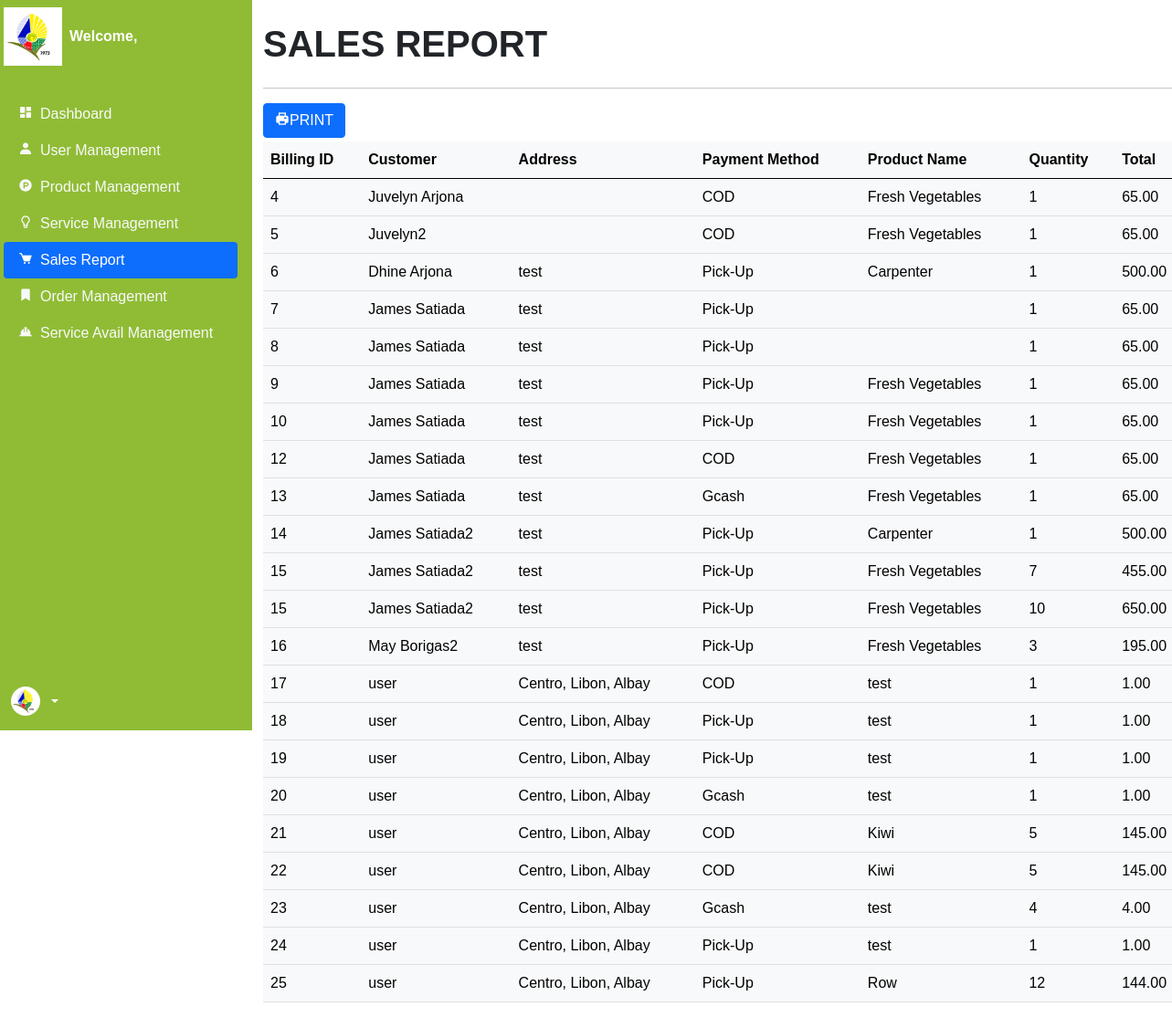
The page /backend/sales.php on the database as committed earlier.
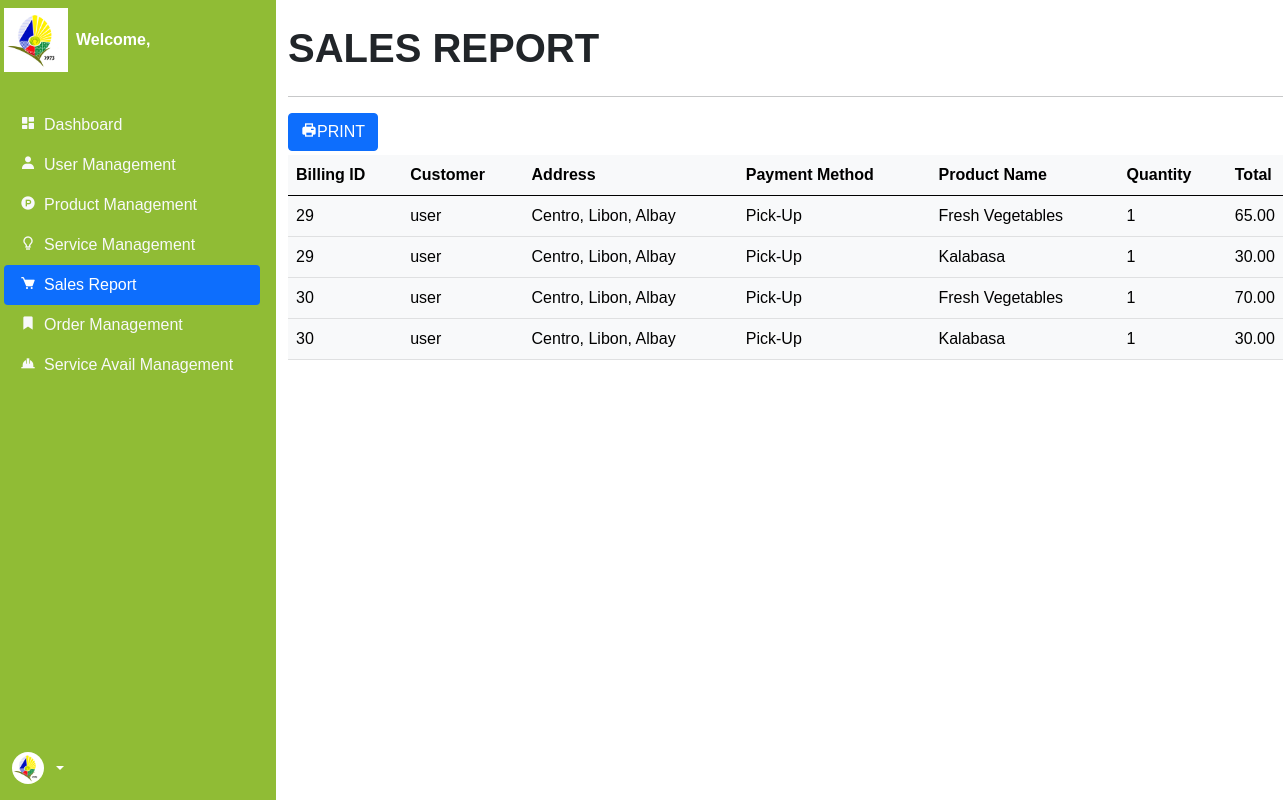
The same page on the database as committed later.
### tables this page shows
CREATE TABLE `products` (
  `ID` int(11) NOT NULL,
  `BillingID` int(11) DEFAULT NULL,
  `ProductName` varchar(255) NOT NULL,
  `Quantity` int(11) NOT NULL,
  `Total` decimal(10,2) NOT NULL,
  `Status` varchar(255) NOT NULL
);

CREATE TABLE `billing` (
  `ID` int(11) NOT NULL,
  `Fullname` varchar(255) NOT NULL,
  `Email` varchar(255) NOT NULL,
  `Contact` varchar(15) NOT NULL,
  `address` varchar(255) NOT NULL,
  `Location` text NOT NULL,
  `PaymentMethod` varchar(50) NOT NULL,
  `Order_ID` varchar(255) NOT NULL,
  `Timestamp` timestamp NOT NULL DEFAULT current_timestamp()
);

### backend/sales.php (the view, shortened to what the changed rows need)
<?php
    include '../components/backend_header.php';
?>
<body>
    <div class="container-fluid">
        <div class="row flex-nowrap">
            <?php
            $query = "SELECT p.`ID`, p.`BillingID`, p.`ProductName`, p.`Quantity`, p.`Total`, b.`Fullname`, b.`Email`, b.`Contact`, b.address, b.`Address`, b.`PaymentMethod`, b.`Timestamp` FROM `products` p LEFT JOIN `billing` b ON p.`BillingID` = b.`ID`";
            $salesData = mysqli_query($conn, $query);
            ?>
            <div class="col-12 col-xl-10">
                <div class="col mt-4">
                    <h1 class="mb-4 text-uppercase fw-bolder">Sales Report</h1>
                    <div class="row">
                        <div class="table-responsive">
                            <table class="table table-light">
                                <thead>
                                    <th>Billing ID</th>
                                    <th>Customer</th>
                                    <th>Address</th>
                                    <th>Payment Method</th>
                                    <th>Product Name</th>
                                    <th>Quantity</th>
                                    <th>Total</th>
                                </thead>
                                <tbody>
                                    <?php foreach ($salesData as $sale) {
                                        $billingID = $sale['BillingID'];
                                    ?>
                                        <tr>
                                            <td>
                                                <?= $billingID; ?>
                                            </td>
                                            <td><?= $sale['Fullname']; ?></td>
                                            <td><?= $sale['address']; ?></td>
                                            <td><?= $sale['PaymentMethod']; ?></td>
                                            <td><?= $sale['ProductName']; ?></td>
                                            <td><?= $sale['Quantity']; ?></td>
                                            <td><?= $sale['Total']; ?></td>
                                        </tr>
                                    <?php } ?>
                                </tbody>
                            </table>
                        </div>
                    </div>
                </div>
            </div>
        </div>
    </div>
</body>
</html>

Rows that differ between the two databases and show on the page:
removed products: BillingID "4", BillingID.Fullname "Juvelyn Arjona", BillingID.PaymentMethod "COD", ProductName "Fresh Vegetables", Quantity "1", Total "65.00"
removed products: BillingID "5", BillingID.Fullname "Juvelyn2", BillingID.PaymentMethod "COD", ProductName "Fresh Vegetables", Quantity "1", Total "65.00"
removed products: BillingID "6", BillingID.Fullname "Dhine Arjona", BillingID.address "test", BillingID.PaymentMethod "Pick-Up", ProductName "Carpenter", Quantity "1", Total "500.00"
removed products: BillingID "7", BillingID.Fullname "James Satiada", BillingID.address "test", BillingID.PaymentMethod "Pick-Up", Quantity "1", Total "65.00"
removed products: BillingID "8", BillingID.Fullname "James Satiada", BillingID.address "test", BillingID.PaymentMethod "Pick-Up", Quantity "1", Total "65.00"
removed products: BillingID "9", BillingID.Fullname "James Satiada", BillingID.address "test", BillingID.PaymentMethod "Pick-Up", ProductName "Fresh Vegetables", Quantity "1", Total "65.00"
removed products: BillingID "10", BillingID.Fullname "James Satiada", BillingID.address "test", BillingID.PaymentMethod "Pick-Up", ProductName "Fresh Vegetables", Quantity "1", Total "65.00"
removed products: BillingID "12", BillingID.Fullname "James Satiada", BillingID.address "test", BillingID.PaymentMethod "COD", ProductName "Fresh Vegetables", Quantity "1", Total "65.00"
removed products: BillingID "13", BillingID.Fullname "James Satiada", BillingID.address "test", BillingID.PaymentMethod "Gcash", ProductName "Fresh Vegetables", Quantity "1", Total "65.00"
removed products: BillingID "14", BillingID.Fullname "James Satiada2", BillingID.address "test", BillingID.PaymentMethod "Pick-Up", ProductName "Carpenter", Quantity "1", Total "500.00"
removed products: BillingID "15", BillingID.Fullname "James Satiada2", BillingID.address "test", BillingID.PaymentMethod "Pick-Up", ProductName "Fresh Vegetables", Quantity "7", Total "455.00"
removed products: BillingID "15", BillingID.Fullname "James Satiada2", BillingID.address "test", BillingID.PaymentMethod "Pick-Up", ProductName "Fresh Vegetables", Quantity "10", Total "650.00"
removed products: BillingID "16", BillingID.Fullname "May Borigas2", BillingID.address "test", BillingID.PaymentMethod "Pick-Up", ProductName "Fresh Vegetables", Quantity "3", Total "195.00"
removed products: BillingID "17", BillingID.Fullname "user", BillingID.address "Centro, Libon, Albay", BillingID.PaymentMethod "COD", ProductName "test", Quantity "1", Total "1.00"
removed products: BillingID "18", BillingID.Fullname "user", BillingID.address "Centro, Libon, Albay", BillingID.PaymentMethod "Pick-Up", ProductName "test", Quantity "1", Total "1.00"
removed products: BillingID "19", BillingID.Fullname "user", BillingID.address "Centro, Libon, Albay", BillingID.PaymentMethod "Pick-Up", ProductName "test", Quantity "1", Total "1.00"
removed products: BillingID "20", BillingID.Fullname "user", BillingID.address "Centro, Libon, Albay", BillingID.PaymentMethod "Gcash", ProductName "test", Quantity "1", Total "1.00"
removed products: BillingID "21", BillingID.Fullname "user", BillingID.address "Centro, Libon, Albay", BillingID.PaymentMethod "COD", ProductName "Kiwi", Quantity "5", Total "145.00"
removed products: BillingID "22", BillingID.Fullname "user", BillingID.address "Centro, Libon, Albay", BillingID.PaymentMethod "COD", ProductName "Kiwi", Quantity "5", Total "145.00"
removed products: BillingID "23", BillingID.Fullname "user", BillingID.address "Centro, Libon, Albay", BillingID.PaymentMethod "Gcash", ProductName "test", Quantity "4", Total "4.00"
removed products: BillingID "24", BillingID.Fullname "user", BillingID.address "Centro, Libon, Albay", BillingID.PaymentMethod "Pick-Up", ProductName "test", Quantity "1", Total "1.00"
removed products: BillingID "25", BillingID.Fullname "user", BillingID.address "Centro, Libon, Albay", BillingID.PaymentMethod "Pick-Up", ProductName "Row", Quantity "12", Total "144.00"
added products: BillingID "29", BillingID.Fullname "user", BillingID.address "Centro, Libon, Albay", BillingID.PaymentMethod "Pick-Up", ProductName "Fresh Vegetables", Quantity "1", Total "65.00"
added products: BillingID "29", BillingID.Fullname "user", BillingID.address "Centro, Libon, Albay", BillingID.PaymentMethod "Pick-Up", ProductName "Kalabasa", Quantity "1", Total "30.00"
added products: BillingID "30", BillingID.Fullname "user", BillingID.address "Centro, Libon, Albay", BillingID.PaymentMethod "Pick-Up", ProductName "Fresh Vegetables", Quantity "1", Total "70.00"
added products: BillingID "30", BillingID.Fullname "user", BillingID.address "Centro, Libon, Albay", BillingID.PaymentMethod "Pick-Up", ProductName "Kalabasa", Quantity "1", Total "30.00"
